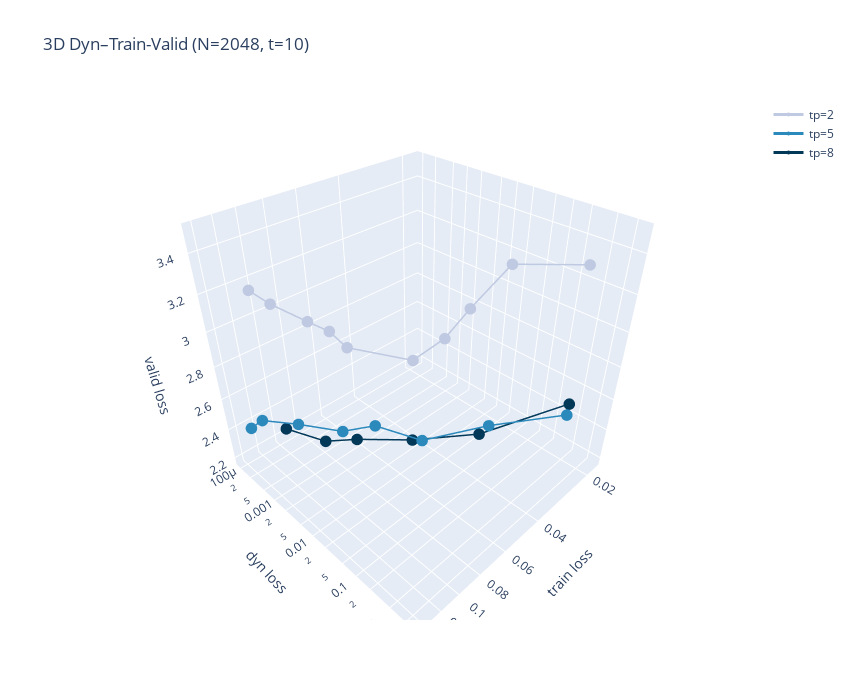

This figure's notebook cell:
### Code cell
import plotly.graph_objects as go

def plot_3d_ratio_train_valid_plotly(results, N, t_filter):
    fig = go.Figure()

    tp_list = sorted(results[N].keys())
    num_tp = len(tp_list)

    # 色系：PuBu 渐变
    import numpy as np
    cmap = plt.get_cmap("PuBu")
    colors = [cmap(v) for v in np.linspace(0.3, 1.0, num_tp)]

    for color, tp in zip(colors, tp_list):
        if t_filter not in results[N][tp]:
            continue

        items = sorted(results[N][tp][t_filter].items(), key=lambda x: x[0])
        dyn_vals = [d["dyn_loss"] for _, d in items]
        train_vals = [d["train_loss"] for _, d in items]
        valid_vals = [d["valid_loss"] for _, d in items]

        # matplotlib color 转 plotly RGB
        rgb = f"rgb({int(color[0]*255)}, {int(color[1]*255)}, {int(color[2]*255)})"

        fig.add_trace(go.Scatter3d(
            x=dyn_vals,
            y=train_vals,
            z=valid_vals,
            mode="lines+markers",
            marker=dict(size=4, color=rgb),
            line=dict(color=rgb, width=3),
            name=f"tp={tp}",
        ))

    fig.update_layout(
        width=850, height=700,
        scene=dict(
            xaxis_title="train loss",
            yaxis_title="dyn loss",
            zaxis_title="valid loss",
        ),
        title=f"3D Dyn–Train-Valid (N={N}, t={t_filter})"
    )
    
    fig.update_layout(scene=dict(
        xaxis=dict(type="log"),
        yaxis=dict(type="log"),
    ))

    fig.show()
plot_3d_ratio_train_valid_plotly(results, N=2048, t_filter=10)

### Figure 1 — Plotly figure (JSON) as saved in the notebook; plotly's stock layout.template omitted (floating-point values rounded to 4 significant figures)
{"data": [{"line": {"color": "rgb(191, 201, 225)", "width": 3}, "marker": {"color": "rgb(191, 201, 225)", "size": 4}, "mode": "lines+markers", "name": "tp=2", "type": "scatter3d", "x": [0.1398, 0.1378, 0.1343, 0.1293, 0.1228, 0.08706, 0.07385, 0.06068, 0.04638, 0.0316], "y": [0.0012, 0.0032, 0.0156, 0.0318, 0.0473, 0.1157, 0.1891, 0.2104, 0.3116, 1.244], "z": [3.355, 3.343, 3.352, 3.343, 3.282, 3.178, 3.261, 3.348, 3.495, 3.475]}, {"line": {"color": "rgb(43, 137, 188)", "width": 3}, "marker": {"color": "rgb(43, 137, 188)", "size": 4}, "mode": "lines+markers", "name": "tp=5", "type": "scatter3d", "x": [0.1402, 0.1348, 0.127, 0.1138, 0.09364, 0.07641, 0.06104, 0.04866, 0.0331, 0.02129], "y": [0, 0, 0.0001, 0.0001, 0.0003, 0.0014, 0.0028, 0.0124, 0.0716, 0.5354], "z": [2.358, 2.348, 2.369, 2.381, 2.372, 2.375, 2.386, 2.322, 2.424, 2.496]}, {"line": {"color": "rgb(2, 56, 88)", "width": 3}, "marker": {"color": "rgb(2, 56, 88)", "size": 4}, "mode": "lines+markers", "name": "tp=8", "type": "scatter3d", "x": [0.1406, 0.1321, 0.1185, 0.105, 0.0921, 0.07592, 0.06264, 0.04471, 0.03054, 0.01784], "y": [0, 0, 0, 0, 0.0001, 0.0004, 0.001, 0.0049, 0.0355, 0.3575], "z": [2.271, 2.241, 2.231, 2.223, 2.238, 2.19, 2.208, 2.208, 2.272, 2.471]}], "layout": {"height": 700, "scene": {"xaxis": {"title": {"text": "train loss"}, "type": "log"}, "yaxis": {"title": {"text": "dyn loss"}, "type": "log"}, "zaxis": {"title": {"text": "valid loss"}}}, "title": {"text": "3D Dyn–Train-Valid (N=2048, t=10)"}, "width": 850}}
